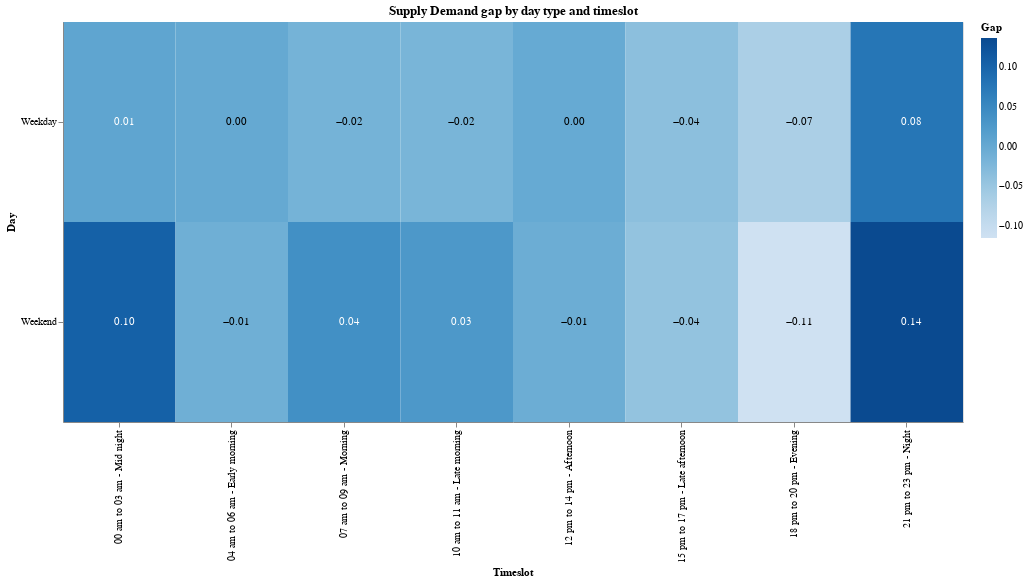

Notebook code for this chart:
### Code cell
# identifying hotspots in detail

def heatmap(df, index_col, col_col, val_col,title):
    fig, ax = plt.subplots(figsize=(20,7))
    plt.title(title)
    pivot_df = df.pivot(index=index_col, columns=col_col, values=val_col)
    sns.heatmap(pivot_df, annot=True, cmap="YlGnBu")
    plt.yticks(rotation=0)
    plt.xticks(rotation=45)
    plt.show()
    
#Heatmap data for supply, demand, gap with day types and timeslots
heat_d_t_gap = data.groupby(['Day','Timeslot'])['demand'].mean().reset_index(name='Mean_demand')
dt=data.groupby(['Day','Timeslot'])['supply'].mean().reset_index(name='Mean_supply') 
heat_d_t_gap = heat_d_t_gap.merge(dt, on = ['Day','Timeslot'])
heat_d_t_gap['Gap']=heat_d_t_gap['Mean_demand']-heat_d_t_gap['Mean_supply']                  #Gap = demand - supply
heatmap(heat_d_t_gap,'Day', 'Timeslot','Mean_demand', 'Mean demand: Weekday and Weekend Heatmap For timeslots')
heatmap(heat_d_t_gap,'Day', 'Timeslot','Mean_supply', 'Mean supply: Weekday and Weekend Heatmap For timeslots')
heatmap(heat_d_t_gap,'Day', 'Timeslot','Gap', 'Supply Demand gap by day type and timeslot')

#Heatmap data for supply, demand, gap with day names and hours
heat_wn_h_gap = data.groupby(['weekday_name','Hour'])['demand'].mean().reset_index(name='Mean_demand')
wnh=data.groupby(['weekday_name','Hour'])['supply'].mean().reset_index(name='Mean_supply') 
heat_wn_h_gap = heat_wn_h_gap.merge(wnh, on = ['weekday_name','Hour'])
heat_wn_h_gap['Gap']=heat_wn_h_gap['Mean_demand']-heat_wn_h_gap['Mean_supply']                 #Gap = demand - supply
heatmap(heat_wn_h_gap,'weekday_name', 'Hour','Mean_demand', 'Mean demand: Hourly Heatmap For Each Day')
heatmap(heat_wn_h_gap,'weekday_name', 'Hour','Mean_supply', 'Mean supply: Hourly Heatmap For Each Day')
heatmap(heat_wn_h_gap,'weekday_name', 'Hour','Gap', 'Supply Demand gap by weekdays and hours')

#Heatmap data for demand with days and hours
heat_data_demand_dh = data.groupby(['Day', 'Hour'])['demand'].mean().reset_index()
heat_data_demand_dh.columns = ['Day_type', 'Hour','Mean']
heatmap(heat_data_demand_dh,'Day_type', 'Hour','Mean', 'Mean demand: Hourly Heatmap For Weekday and Weekend')

#Heatmap data for supply with days and hours
heat_data_supply_dh = data.groupby(['Day', 'Hour'])['supply'].mean().reset_index()
heat_data_supply_dh.columns = ['Day_type', 'Hour','Mean']
heatmap(heat_data_supply_dh,'Day_type', 'Hour','Mean', 'Mean supply: Hourly Heatmap For Weekday and Weekend')

#Heatmap data for demand with weekdays and timeslots
heat_data_demand_wt = data.groupby(['Weekday', 'Timeslot'])['demand'].mean().reset_index()
heat_data_demand_wt.columns = ['Weekday', 'Timeslot','Mean']
heatmap(heat_data_demand_wt,'Weekday', 'Timeslot','Mean', 'Mean demand: Timeslot Heatmap For Each Day')


#Heatmap data for supply with weekdays and timeslots
heat_data_supply_wt = data.groupby(['Weekday', 'Timeslot'])['supply'].mean().reset_index()
heat_data_supply_wt.columns = ['Weekday', 'Timeslot','Mean']
heatmap(heat_data_supply_wt,'Weekday', 'Timeslot','Mean', 'Mean supply: Timeslot Heatmap For Each Day')

hm1 = alt.Chart(heat_wn_h_gap).mark_rect().encode(
    x=alt.X('Hour:O', axis=alt.Axis(title='Hour')),
    y=alt.Y('weekday_name:O', axis=alt.Axis(title='Weekday')),
    color=alt.Color('Gap:Q', scale=alt.Scale(scheme='blues'))
)

# Add text mark for data labels
text1 = alt.Chart(heat_wn_h_gap).mark_text(baseline='middle', dx=5).encode(
    x=alt.X('Hour:O', axis=alt.Axis(title='Hour')),
    y=alt.Y('weekday_name:O', axis=alt.Axis(title='Weekday')),
    text=alt.Text('Gap:Q', format='.2f'),
    color=alt.condition(
        alt.datum.Gap > heat_wn_h_gap['Gap'].mean(),
        alt.value('white'),
        alt.value('black')
    )
)

chm1 = (hm1 + text1).properties(
    width=900,
    height=400,
    title='Supply Demand gap by weekdays and hours'
)

# Display chart
chm1


hm2 = alt.Chart(heat_d_t_gap).mark_rect().encode(
    x=alt.X('Timeslot:O', axis=alt.Axis(title='Timeslot')),
    y=alt.Y('Day:O', axis=alt.Axis(title='Day')),
    color=alt.Color('Gap:Q', scale=alt.Scale(scheme='blues'))
)

# Add text mark for data labels
text2 = alt.Chart(heat_d_t_gap).mark_text(baseline='middle', dx=5).encode(
    x=alt.X('Timeslot:O', axis=alt.Axis(title='Timeslot')),
    y=alt.Y('Day:O', axis=alt.Axis(title='Day')),
    text=alt.Text('Gap:Q', format='.2f'),
    color=alt.condition(
        alt.datum.Gap > heat_d_t_gap['Gap'].mean(),
        alt.value('white'),
        alt.value('black')
    )
)

chm2 = (hm2 + text2).properties(
    width=900,
    height=400,
    title='Supply Demand gap by day type and timeslot'
)

# Display chart
chm2

### Figure 1 — Vega-Lite specification as saved in the notebook (floating-point values rounded to 4 significant figures)
{"config": {"view": {"continuousWidth": 400, "continuousHeight": 300}}, "layer": [{"mark": "rect", "encoding": {"color": {"field": "Gap", "scale": {"scheme": "blues"}, "type": "quantitative"}, "x": {"axis": {"title": "Timeslot"}, "field": "Timeslot", "type": "ordinal"}, "y": {"axis": {"title": "Day"}, "field": "Day", "type": "ordinal"}}}, {"mark": {"type": "text", "baseline": "middle", "dx": 5}, "encoding": {"color": {"condition": {"value": "white", "test": "(datum.Gap > 0.004804572697887774)"}, "value": "black"}, "text": {"field": "Gap", "format": ".2f", "type": "quantitative"}, "x": {"axis": {"title": "Timeslot"}, "field": "Timeslot", "type": "ordinal"}, "y": {"axis": {"title": "Day"}, "field": "Day", "type": "ordinal"}}}], "data": {"name": "data-43459a9f2755c51ec51cd6392a860259"}, "height": 400, "title": "Supply Demand gap by day type and timeslot", "width": 900, "$schema": "https://vega.github.io/schema/vega-lite/v4.17.0.json", "datasets": {"data-43459a9f2755c51ec51cd6392a860259": [{"Day": "Weekday", "Timeslot": "00 am to 03 am - Mid night", "Mean_demand": 0.02281, "Mean_supply": 0.01604, "Gap": 0.006775}, {"Day": "Weekday", "Timeslot": "04 am to 06 am - Early morning", "Mean_demand": 0.1146, "Mean_supply": 0.1141, "Gap": 0.0005111}, {"Day": "Weekday", "Timeslot": "07 am to 09 am - Morning", "Mean_demand": 0.122, "Mean_supply": 0.1377, "Gap": -0.01575}, {"Day": "Weekday", "Timeslot": "10 am to 11 am - Late morning", "Mean_demand": 0.1184, "Mean_supply": 0.137, "Gap": -0.01858}, {"Day": "Weekday", "Timeslot": "12 pm to 14 pm - Afternoon", "Mean_demand": 0.1638, "Mean_supply": 0.1643, "Gap": -0.0005466}, {"Day": "Weekday", "Timeslot": "15 pm to 17 pm - Late afternoon", "Mean_demand": 0.2732, "Mean_supply": 0.3101, "Gap": -0.03687}, {"Day": "Weekday", "Timeslot": "18 pm to 20 pm - Evening", "Mean_demand": 0.2546, "Mean_supply": 0.3226, "Gap": -0.06801}, {"Day": "Weekday", "Timeslot": "21 pm to 23 pm - Night", "Mean_demand": 0.2283, "Mean_supply": 0.1516, "Gap": 0.07664}, {"Day": "Weekend", "Timeslot": "00 am to 03 am - Mid night", "Mean_demand": 0.2332, "Mean_supply": 0.1285, "Gap": 0.1048}, {"Day": "Weekend", "Timeslot": "04 am to 06 am - Early morning", "Mean_demand": 0.05165, "Mean_supply": 0.06077, "Gap": -0.009117}, {"Day": "Weekend", "Timeslot": "07 am to 09 am - Morning", "Mean_demand": 0.1564, "Mean_supply": 0.1172, "Gap": 0.03921}, {"Day": "Weekend", "Timeslot": "10 am to 11 am - Late morning", "Mean_demand": 0.1905, "Mean_supply": 0.1641, "Gap": 0.02632}, {"Day": "Weekend", "Timeslot": "12 pm to 14 pm - Afternoon", "Mean_demand": 0.2478, "Mean_supply": 0.2539, "Gap": -0.006061}, {"Day": "Weekend", "Timeslot": "15 pm to 17 pm - Late afternoon", "Mean_demand": 0.38, "Mean_supply": 0.4238, "Gap": -0.04375}, {"Day": "Weekend", "Timeslot": "18 pm to 20 pm - Evening", "Mean_demand": 0.3761, "Mean_supply": 0.4907, "Gap": -0.1146}, {"Day": "Weekend", "Timeslot": "21 pm to 23 pm - Night", "Mean_demand": 0.3928, "Mean_supply": 0.2568, "Gap": 0.1359}]}}
